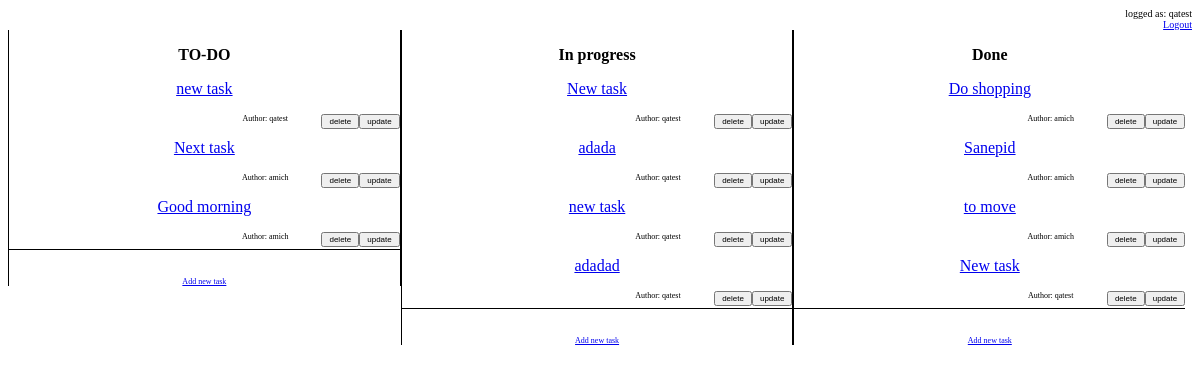
Screenshot of / (signed in) with the database file from the repository.
### todo/models.py (models this page shows, shortened)
class Task(models.Model):
    TODO = "todo"
    IN_PROGRESS = "in_progress"
    DONE = "done"
    TO_DELETE = "to_delete"
    STATUS_CHOICES = ((TODO, "Todo"), (IN_PROGRESS, "In progress"), (DONE, "Done"), (TO_DELETE, "To delete"))
    title = models.CharField(max_length=100)
    text = models.TextField(max_length=1000)
    status = models.CharField(max_length=11, choices=STATUS_CHOICES)
    author = models.ForeignKey(User, on_delete=models.CASCADE)

### todo/views.py (the view)
# urls.py: url(r'^$', TaskListView.as_view(), name="tasklist"),
class TaskListView(LoginView, ListView):
    model = Task
    def get_context_data(self, **kwargs):
        context = super(TaskListView, self).get_context_data(**kwargs)
        tasks_by_status = defaultdict(list)
        for task in Task.objects.all().exclude(status="to_delete"):
            tasks_by_status[task.status].append(task)
        context.update(tasks_by_status)
        return context

### templates/todo/task_list.html (shortened to what this page needs)
{% extends "todo/main.html" %}
{% block content %}
    <div class="row">
        <div class="column left_columns">
            <p><b>TO-DO</b></p>
            {% for task in todo %}
                <p>
                    <a href="{% url 'taskdetail' task.pk %}">{{ task.title }}</a>
                    <form method="post" action="{% url 'updatestatus' task.pk %}">
                        <input class="action_button" type="submit" name="Update" value="update"/>
                    </form>
                    <form method="post" action="{% url 'deletetask' task.pk %}">
                        <input class="action_button" type="submit" name="Delete" value="delete"/>
                    </form>
                </p>
                <p class="text_button text_author">Author: {{ task.author }}</p>
            {% endfor %}
            <div class="add_new">
                <br><br><br><a href="{% url 'taskform' status="todo"%}">Add new task</a>
            </div>
        </div>
        <div class="column left_columns">
            <p><b>In progress</b></p>
            {% for task in in_progress %}
                <p>
                    <a href="{% url 'taskdetail' task.pk %}">{{ task.title }}</a>
                    <form method="post" action="{% url 'updatestatus' task.pk %}">
                        <input class="action_button" type="submit" name="Update" value="update"/>
                    </form>
                    <form method="post" action="{% url 'deletetask' task.pk %}">
                        <input class="action_button" type="submit" name="Delete" value="delete"/>
                    </form>
                </p>
                <p class="text_button text_author">Author: {{ task.author }}</p>
            {% endfor %}
            <div class="add_new">
                <br><br><br><a href="{% url 'taskform' status="in_progress" %}">Add new task</a>
            </div>
        </div>
        <div class="column">
            <p><b>Done</b></p>
            {% for task in done %}
                <p>
                    <a href="{% url 'taskdetail' task.pk %}">{{ task.title }}</a>
                    <form method="post" action="{% url 'updatestatus' task.pk %}">
                        <input class="action_button" type="submit" name="Update" value="update"/>
                    </form>
                    <form method="post" action="{% url 'deletetask' task.pk %}">
                        <input class="action_button" type="submit" name="Delete" value="delete"/>
                    </form>
                </p>
                <p class="text_button text_author">Author: {{ task.author }}</p>
            {% endfor %}
            <div class="add_new">
                <br><br><br><a href="{% url 'taskform' status="done" %}">Add new task</a>
            </div>
        </div>
    </div>
{% endblock %}

### templates/todo/main.html (shortened to what this page needs)
<!DOCTYPE html>
<html lang="en">
<head>
    {% load static %}
    <link rel="stylesheet" type="text/css" href="{% static 'todo/style.css' %}"/>
</head>
<body>
{% if request.user.is_authenticated %}
    <div class="loginfo">logged as: {{ request.user }}
        <br><a href="{% url 'logoutview' %}">Logout</a></div>
{% endif %}
{% block content %}
{% endblock %}
</body>
</html>

### todo/static/todo/style.css (style rules this page uses)
.column { float: left; width: 33%; height: auto; text-align: center; border-left-style: solid; border-width: 1px; border-color: black; }
.left_columns { border-right-style: solid; border-width: 1px; border-color: black; }
.row:after { content: ""; display: table; clear: both; }
.add_new { font-size: 8px; border-top-style: solid; border-color: black; border-width: 1px; }
.loginfo { font-size: 10px; text-align: right; }
.text_button { font-size: 8px; }
.text_author { padding-left: 200px }
.action_button { float: right; font-size: 8px }

### rows the page displays
Task: title "new task", author "qatest"
Task: title "Next task", author "amich"
Task: title "Good morning", author "amich"
Task: title "New task", author "qatest"
Task: title "adada", author "qatest"
Task: title "new task", author "qatest"
Task: title "adadad", author "qatest"
Task: title "Do shopping", author "amich"
Task: title "Sanepid", author "amich"
Task: title "to move", author "amich"
Task: title "New task", author "qatest"

### other values shown
{{ request.user }} "qatest"
